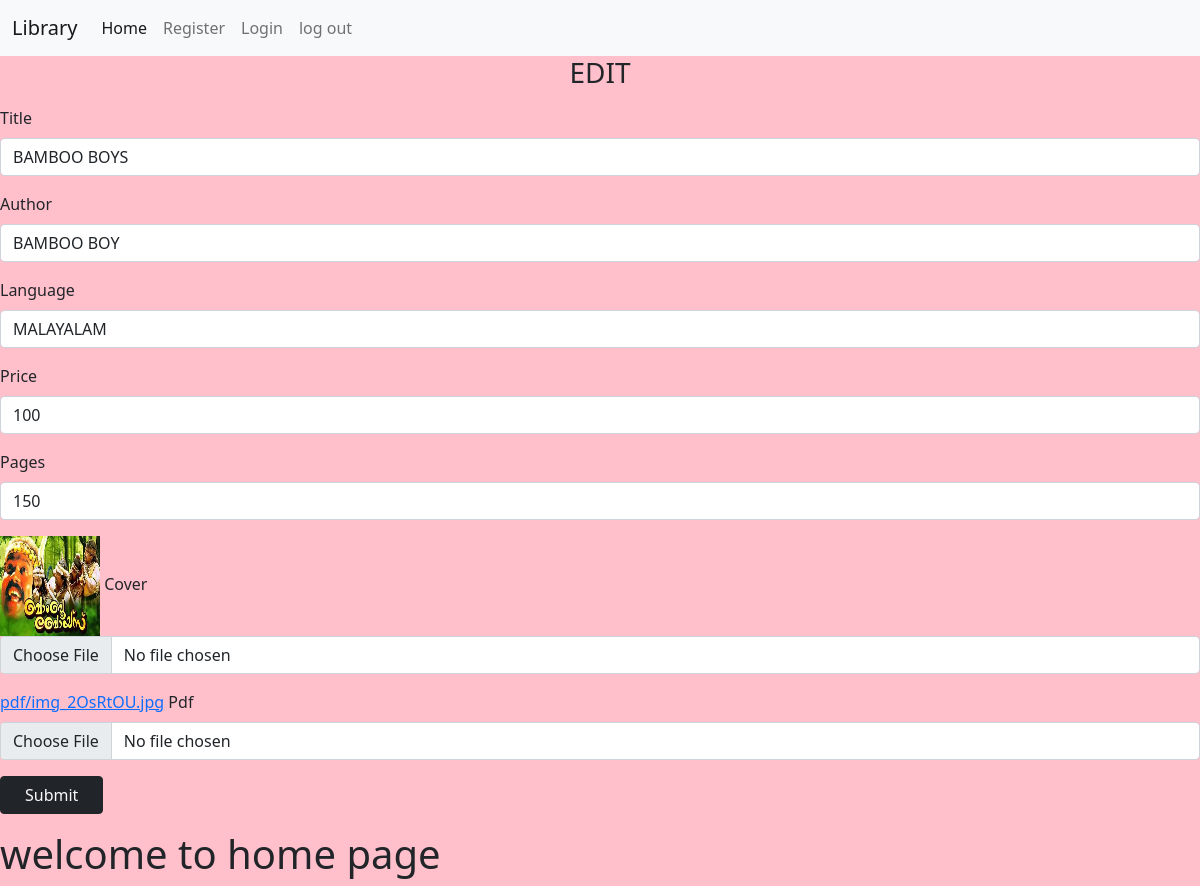
The page /edit/3 on the database its author committed.
### books/models.py (models this page shows)
class Book(models.Model):          #database model defintion
    title = models.CharField(max_length=20)
    author = models.CharField(max_length=20)
    language = models.CharField(max_length=20)
    price = models.IntegerField()
    pages = models.IntegerField()
    cover = models.ImageField(upload_to="images")
    pdf = models.FileField(upload_to="pdf")

### books/views.py (the view, shortened to what this page needs)
# urls.py: path('edit/<int:p>',views.edit,name="edit"),
def edit(request,p):
    b=Book.objects.get(id=p)
    context={'book':b}
    return render(request,'edit.html',context)

### templates/edit.html (shortened to what this page needs)
{% extends 'base.html' %}
{% load static %}
{% block content %}
<h3 class="text-center">EDIT</h3>
<form method="POST"  enctype="multipart/form-data">
    <div class="mb-3">
  <label  class="form-label">Title</label>
  <input type="text" class="form-control"   name="t" value="{{book.title}}" placeholder="Enter the title">
</div>
    <div class="mb-3">
  <label  class="form-label">Author</label>
  <input type="text" class="form-control" name="a" value="{{book.author}}" placeholder="Enter the author">
</div>
    <div class="mb-3">
  <label class="form-label">Language</label>
  <input type="text" class="form-control" name="l" value="{{book.language}}" placeholder="Enter the language">
</div>
    <div class="mb-3">
  <label class="form-label">Price</label>
  <input type="number" class="form-control" name="p" value="{{book.price}}" placeholder="Enter the price">
</div>
    <div class="mb-3">
  <label class="form-label">Pages</label>
  <input type="number" class="form-control" name="pa" value="{{book.pages}}" placeholder="Enter the pages">
</div>
     <div class="mb-3">
         <img src="{{book.cover.url}}" height="100px" width="100px">
  <label class="form-label">Cover</label>
  <input type="file" class="form-control" name="c">
</div>
    <div class="mb-3">
        <a href="{{book.pdf.url}}">{{book.pdf}}</a>
  <label class="form-label">Pdf</label>
  <input type="file" class="form-control" name="pd">
</div>
    <div class="mb-3">
  <input type="submit" class="btn btn-dark text-light px-4">
</div>
</form>
{% endblock %}

### static/css/style.css (style rules this page uses)
body { background-color:pink; }

### rows shown on the page
Book: t "BAMBOO BOYS", a "BAMBOO BOY", l "MALAYALAM", p "100", pa "150", cover (picture), pdf "pdf/img_2OsRtOU.jpg"
